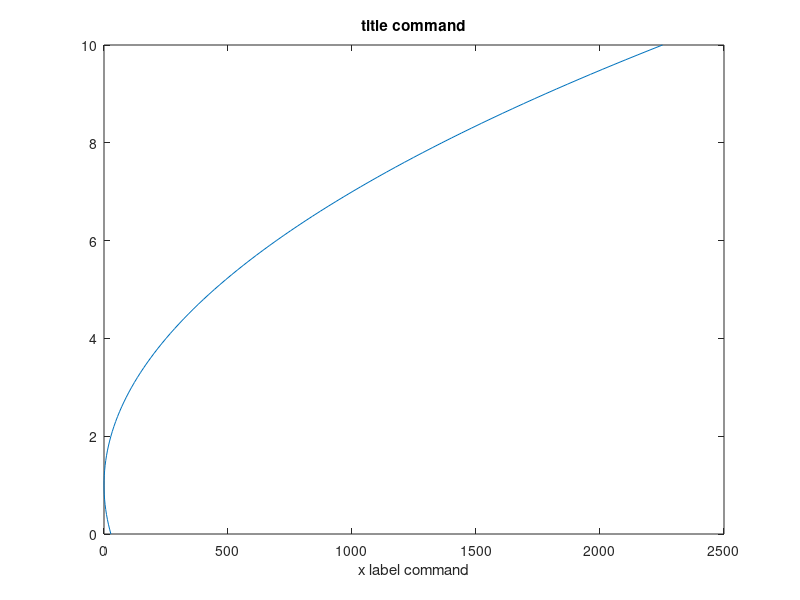

Source code (MATLAB):
x = 0:0.1:10;
f = ( (2 * (x.^2)) / sin(x)) * ((x-1).^2);

figure
plot(f,x)
xlabel('x label command')
title('title command')
